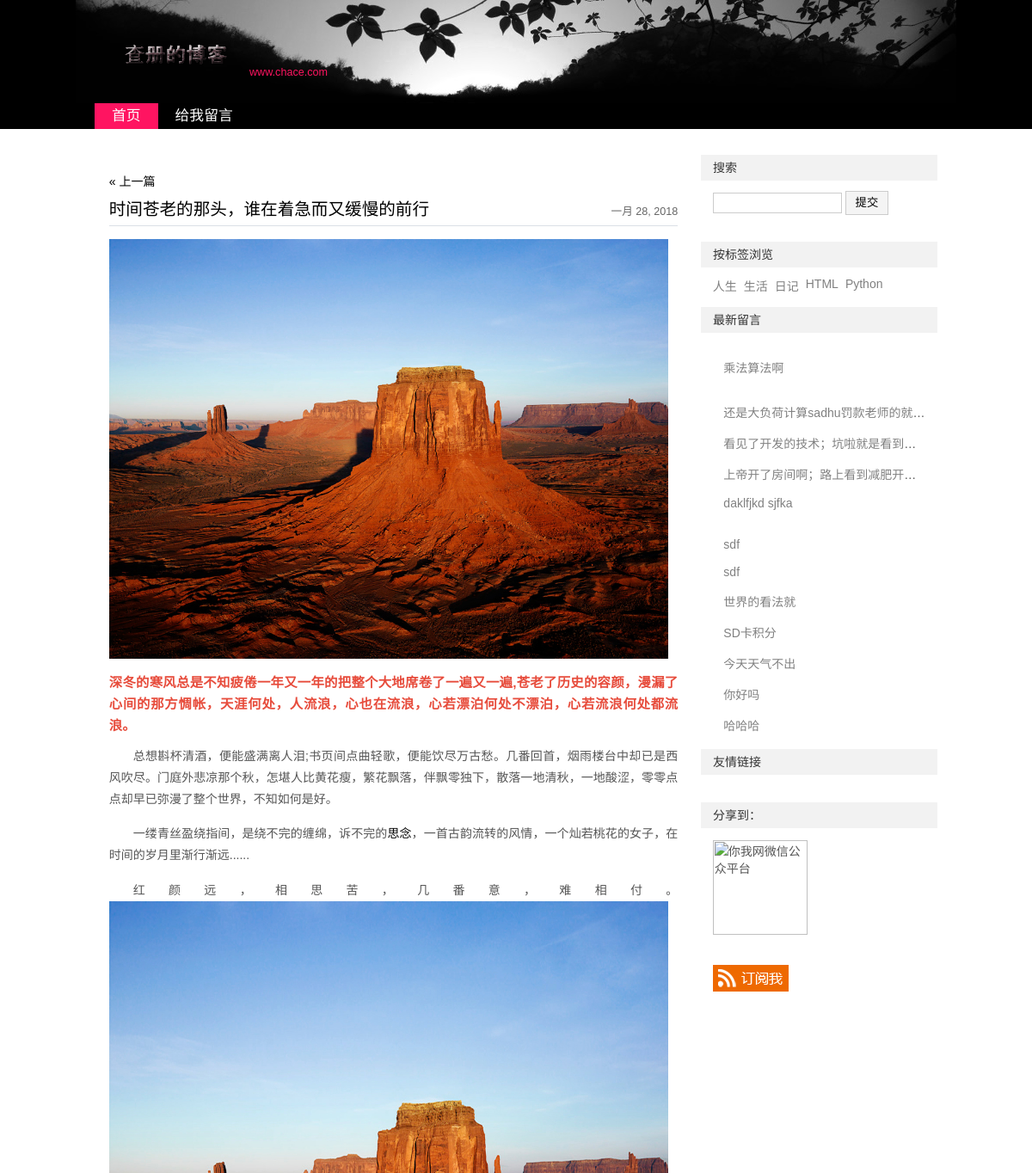
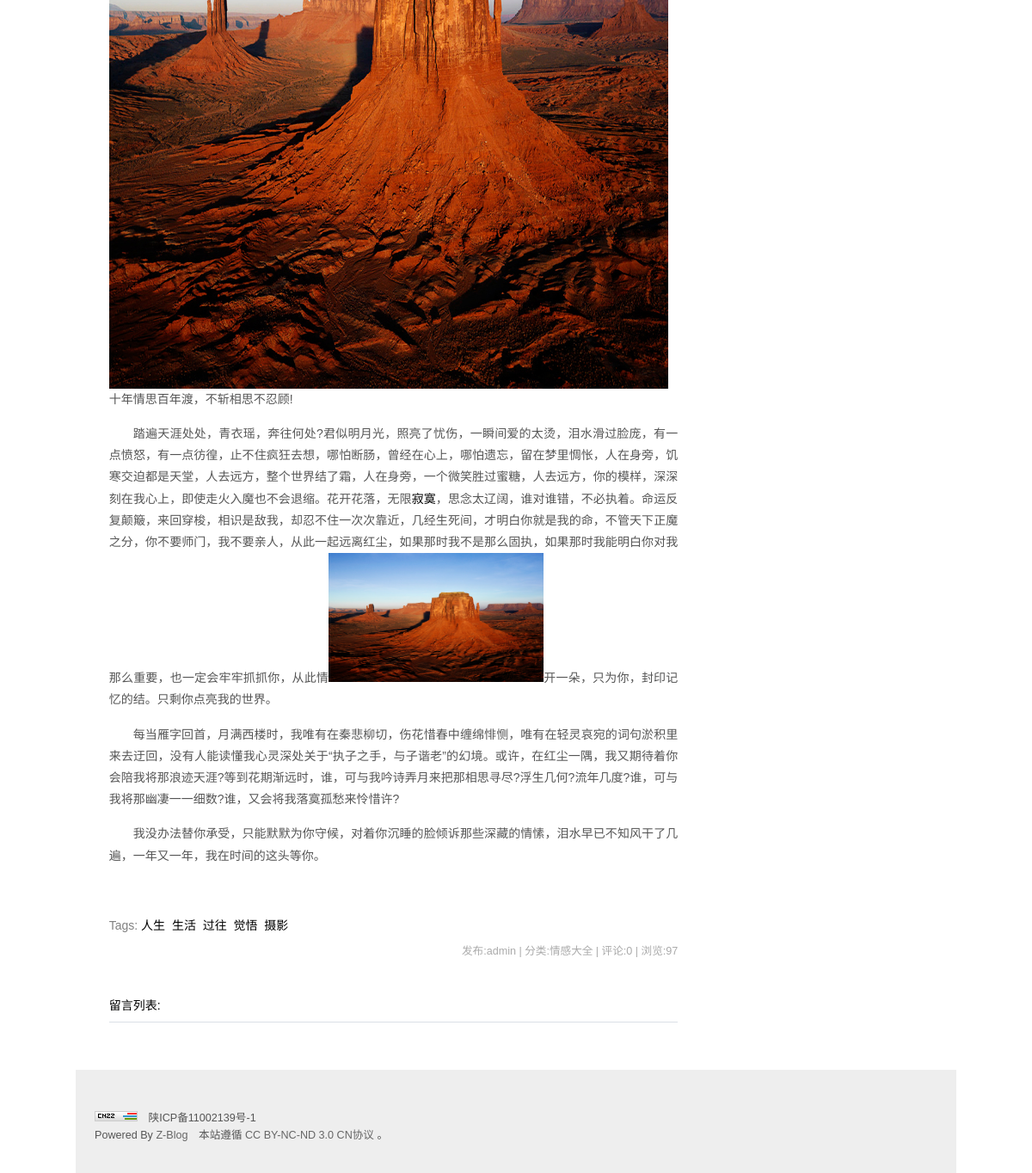
The app's page /blog-info/12/ with its own data (2 pictures, top to bottom).
### blog/models.py (models this page shows, shortened)
class Blog(models.Model):
    title=models.CharField('标题',max_length=32)
    author=models.CharField('作者',max_length=16,default='admin')
    contnet=RichTextField('内容',blank=True)
    cont_img=models .ImageField('内容主图',upload_to='images/',default='images/defaut.jpg')
    views=models.PositiveIntegerField('浏览量',default=0)
    likes=models.PositiveIntegerField('点赞',default=0)
    put_date=models.DateField('发表时间',auto_now_add=True)
    topped=models.BooleanField('置顶',default=False)
    category=models.ForeignKey(Category,verbose_name='分类')
    tag=models.ManyToManyField(Tag,verbose_name='标签',default='日记',null=True,blank=True)
    STATUS_CHOICES = (
        ('d', 'Draft'),
        ('p', 'Published'),
    )
    status=models.CharField('状态',max_length=1,choices=STATUS_CHOICES)
    def increase_views(self):
        self.views=self.views+1
        self.save(update_fields=['views'])
    class Meta:
        verbose_name='博客'
        verbose_name_plural=verbose_name

class Category(models.Model):
    name=models.CharField('标题',max_length=50)
    class Meta:
        verbose_name='分类'
        verbose_name_plural=verbose_name
    def __unicode__(self):
        return self.name

class Tag(models.Model):
    name=models.CharField('标签',max_length=30,)
    class Meta:
        verbose_name="标签"
        verbose_name_plural=verbose_name

class message(models.Model):
    mess_ip=models.GenericIPAddressField('ip')
    mess_nc=models.CharField('昵称',max_length=50)
    mess_mail=models.EmailField('邮箱')
    mess_cont=models.CharField('留言内容',max_length=54)
    mess_date=models.DateField('发表时间',auto_now_add=True)
    STATUS_CHOICES={
        ('t','true'),
        ('f','False')
    }
    status=models.CharField('状态',max_length=1,choices=STATUS_CHOICES)
    class Meta:
        verbose_name='留言'
        verbose_name_plural=verbose_name

### blog/views.py (the view)
# urls.py: url(r'^blog-info/(\d+)/$',views.bk,name='bk'),
def bk(request,id):
    blog=Blog.objects.get(id=id)
    blog.increase_views()
    mess=message.objects.all()
    tag=Tag.objects.all()
    link_=link.objects.all()
    if request.method=="GET":
        return render(request,'blog-info.html',{'blog':blog,'mess':mess,'mess':mess,'tag':tag,'link':link_})

### blog/templates/blog-info.html (shortened to what this page needs)
{% load static %}
<html xmlns="http://www.w3.org/1999/xhtml" xml:lang="zh-CN" lang="zh-CN">
<head>
    <link rel="stylesheet" rev="stylesheet" href="{% static 'css/default.css' %}" type="text/css" media="screen">
</head>
<body class="multi default">
    <div id="divAll">
        <div id="divPage">
            <div id="divMiddle">
                {% include 'play/top.html' %}
                {% include 'play/nav.html' %}
                {% include 'play/blog-infom.html' %}
                {% include 'play/right.html' %}
                {% include 'play/bottom.html' %}
</body></html>

### blog/templates/play/blog-infom.html (shortened to what this page needs)
{% load static %}
<!DOCTYPE html>
<html lang="en">
<head>
    <link rel="stylesheet" rev="stylesheet" href="{% static 'css/default.css' %}" type="text/css" media="screen">
</head>
<body>
    <div id="divMain">
                    <div class="post single-post cate4 auth1">
                        <div class="post-nav"><a class="l" href="" title="">« 上一篇</a></div>
                        <h4 class="post-date">{{ blog.put_date }}</h4>
                        <h2 class="post-title">{{ blog.title }}</h2>
                        <div class="post-body" deep="5"><p>
                            <p style="text-indent: 0em;">
                                <img src="../../media/{{ blog.cont_img }}" title="aa" alt="dd ">
                            </p>
                            <p>
                                {% autoescape off %}
                                {{ blog.contnet }}</p>
                                {% endautoescape %}
                                <br data-filtered="filtered">
                            </p>
                        </div>
                        <h5 class="post-tags">Tags: <span class="tags"><a href="#">人生</a>&nbsp;&nbsp;<a href="#">生活</a>&nbsp;&nbsp;<a href="#">过往</a>&nbsp;&nbsp;<a href="#">觉悟</a>&nbsp;&nbsp;<a href="#">摄影</a>&nbsp;&nbsp;</span></h5>
                        <h6 class="post-footer">
                            发布:{{ blog.author }} | 分类:{{ blog.category }} | 评论:0 | 浏览:<span id="spn81">{{ blog.views }}</span>
                            <br>
                            <br>
                        </h6>
                    </div>
                    <ul class="msg msghead">
                        <li class="tbname">留言列表:</li>
                    </ul>
                </div>
</body>
</html>

### blog/templates/play/right.html (shortened to what this page needs)
{% load static %}
<!DOCTYPE html>
<html lang="en">
<head>
    <link rel="stylesheet" rev="stylesheet" href="{{ url }}{% static 'css/default.css' %}" type="text/css" media="screen">
</head>
<body>
<div id="divSidebar">
    <dl class="function" id="divSearchPanel">
        <dt class="function_t">搜索</dt>
        <dd class="function_c">
            <div style="padding:0.5em 0 0.5em 1em;">
                <form method="post" action="#">
                    <input type="text" name="edtSearch" id="edtSearch" size="12">
                    <input type="submit" value="提交" name="btnPost" id="btnPost">
                </form>
            </div>
        </dd>
    </dl>
    <dl class="function" id="divTags">
        <dt class="function_t">按标签浏览</dt>
        <dd class="function_c">
            <ul>{% for i in tag %}
                <li class="tag-name tag-name-size-2"><a href="{{url}}{% url 'bq' i.id%}">{{ i.name }}</a></li>
                {% endfor %}    </ul>
        </dd>
    </dl>
    <dl class="function" id="divComments">
        <dt class="function_t">最新留言</dt>
        <dd class="function_c">
            <ul>
                {% for a in mess %}
                    <li style="text-overflow:ellipsis;"><a href="#" title="f">{{ a.mess_cont }}</a></li>
                {%endfor%}
            </ul>
        </dd>
    </dl>
    <dl class="function" id="divLinkage">
        <dt class="function_t">友情链接</dt>
        <dd class="function_c">
            <ul>
                <li>
                </li>
            </ul>
        </dd>
    </dl><dl class="function" id="divMisc">
    <dt class="function_t">分享到：</dt>
    <dd class="function_c">
        <ul><li><img src="#" height="110" width="110" border="0" alt="你我网微信公众平台" title="微信扫一扫，关注圈圈的最新消息。"></li><li></li><li><a href="http://www.youmew.com/feed.asp" target="_blank"><img src="./你我网 - www.Youmew.com_files/rss.png" height="31" width="88" border="0" alt="订阅本站的 RSS 2.0 新闻聚合"></a></li></ul>
    </dd>
</dl>
</div>
</body>
</html>

### records on screen
Blog: put_date "一月 28, 2018", title "时间苍老的那头，谁在着急而又缓慢的前行", cont_img (picture), contnet "深冬的寒风总是不知疲倦一年又一年的把整个大地席卷了一遍又一遍,苍老了历史的容颜，漫漏了心间的那方惆帐，天涯何处，人流浪，心也在流浪，心若漂泊何处不漂泊，心若流浪何处都流浪。 总想斟杯清酒，便能盛满离人泪;书页间点曲轻歌，便能饮尽万古愁。几番回首，烟雨楼台中却已是西风吹尽。门庭外悲凉那个秋，怎堪人比黄花瘦，繁花飘落，伴飘零独下，散落一地清秋，一地酸涩，零零点点却早已弥漫了整个世界，不知如何是好。 一缕青丝盈绕指间，是绕不完的缠绵，诉不完的 思念 ，一首古韵流转的风情，一个灿若桃花的女子，在时间的岁月里渐行渐远...... 红颜远，相思苦，几番意，难相付。 十年情思百年渡，不斩相思不忍顾! 踏遍天涯处处，青衣瑶，奔往何处?君似明月光，照亮了忧伤，一瞬间爱的太烫，泪水滑过脸庞，有一点愤怒，有一点彷徨，止不住疯狂去想，哪怕断肠，曾经在心上，哪怕遗忘，留在梦里惆怅，人在身旁，饥寒交迫都是天堂，人去远方，整个世界结了霜，人在身旁，一个微笑胜过蜜糖，人去远方，你的模样，深深刻在我心上，即使走火入魔也不会退缩。花开花落，无限 寂寞 ，思念太辽阔，谁对谁错，不必执着。命运反复颠簸，来回穿梭，相识是敌我，却忍不住一次次靠近，几经生死间，才明白你就是我的命，不管天下正魔之分，你不要师门，我不要亲人，从此一起远离红尘，如果那时我不是那么固执，如果那时我能明白你对我那么重要，也一定会牢牢抓抓你，从此情 开一朵，只为你，封印记忆的结。只剩你点亮我的世界。…", contnet (picture), author "admin", category "情感大全", views "97"
Tag: name "人生"
Tag: name "生活"
Tag: name "日记"
Tag: name "HTML"
Tag: name "Python"
message: mess_cont "乘法算法啊"
message: mess_cont "还是大负荷计算sadhu罚款老师的就…"
message: mess_cont "看见了开发的技术；坑啦就是看到…"
message: mess_cont "上帝开了房间啊；路上看到减肥开…"
message: mess_cont "daklfjkd sjfka"
message: mess_cont "sdf"
message: mess_cont "sdf"
message: mess_cont "世界的看法就"
message: mess_cont "SD卡积分"
message: mess_cont "今天天气不出"
message: mess_cont "你好吗"
message: mess_cont "哈哈哈"
